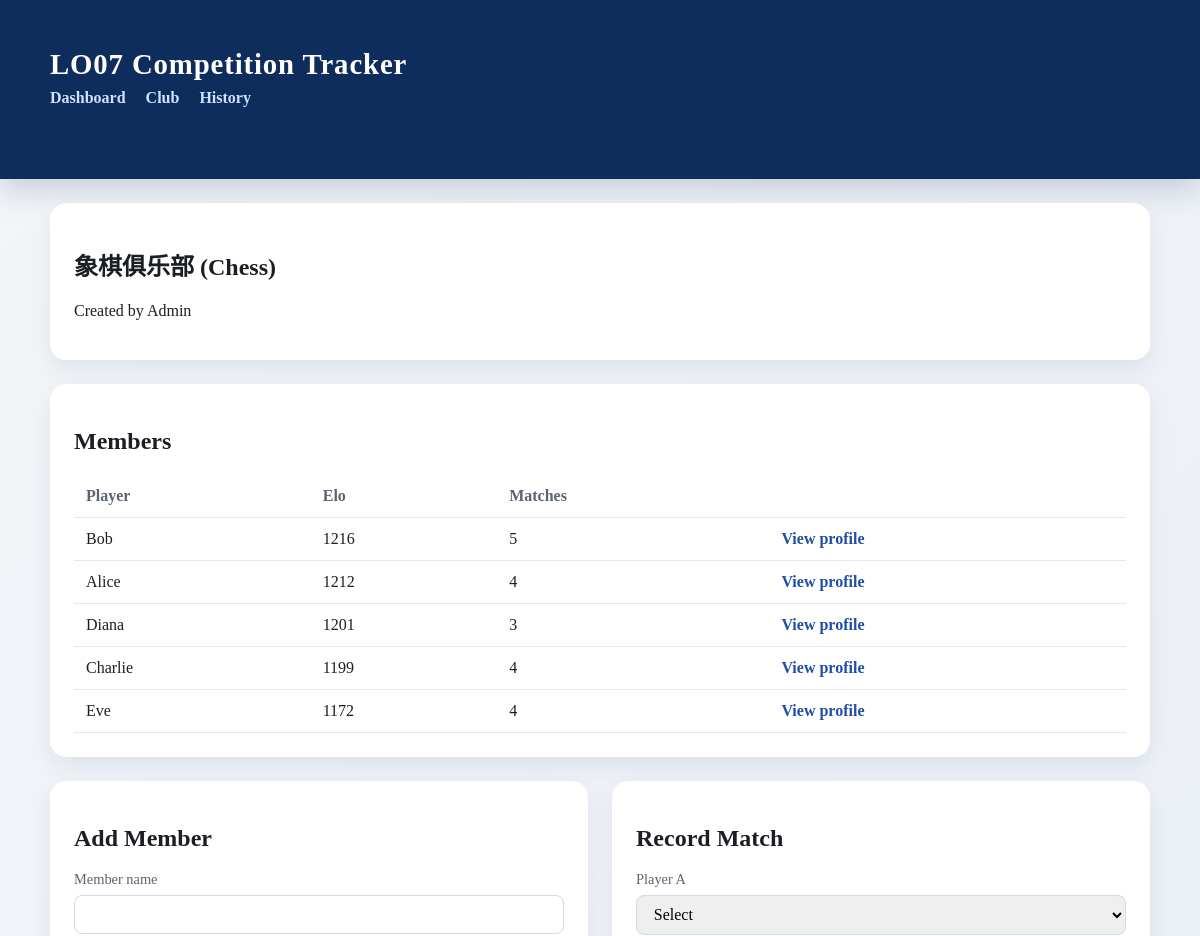
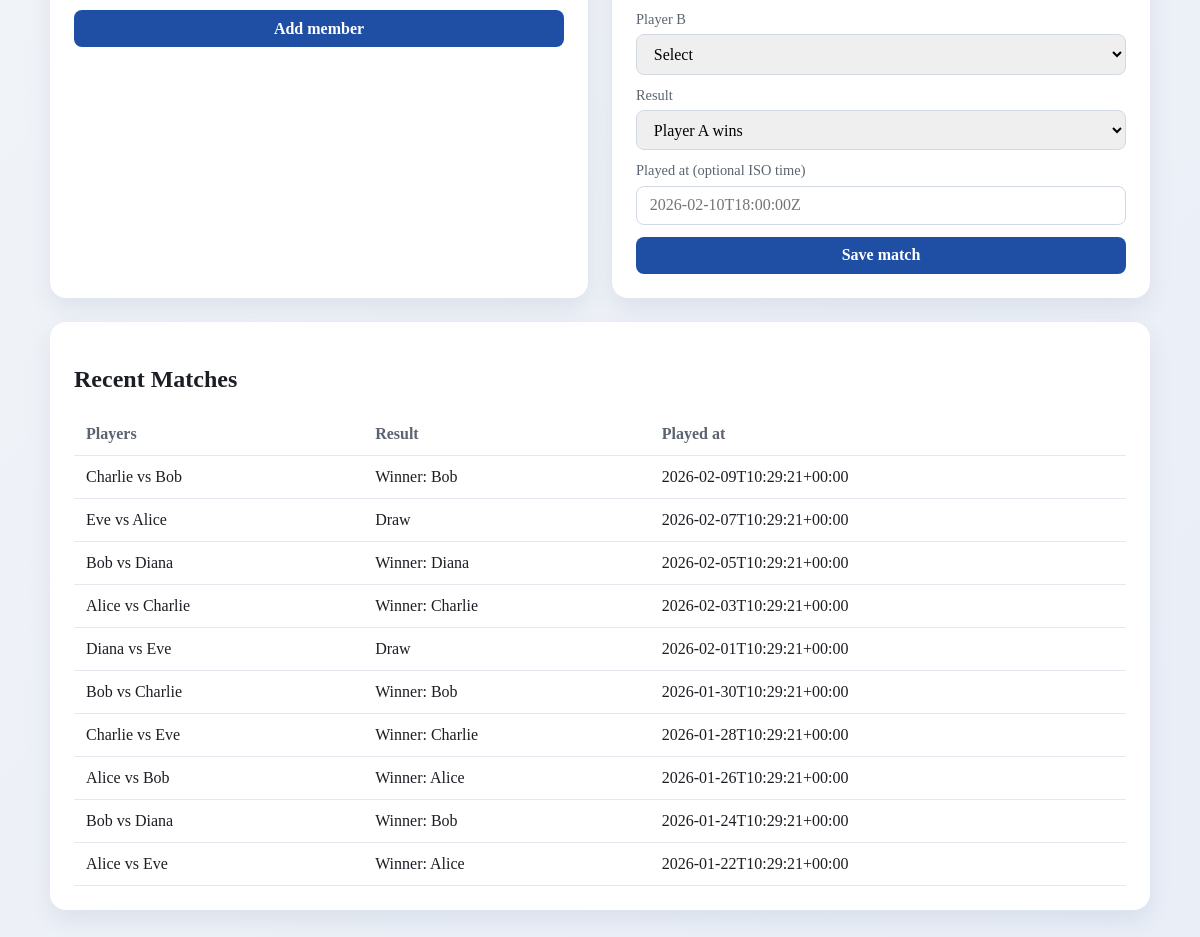
The app's page /club.php?club_id=1 with its own data (2 pictures, top to bottom).
### tables this page shows
CREATE TABLE clubs (
            id INTEGER PRIMARY KEY AUTOINCREMENT,
            name TEXT NOT NULL,
            sport TEXT NOT NULL,
            created_by INTEGER NOT NULL,
            created_at TEXT NOT NULL,
            FOREIGN KEY (created_by) REFERENCES users(id)
        );

CREATE TABLE users (
            id INTEGER PRIMARY KEY AUTOINCREMENT,
            username TEXT NOT NULL UNIQUE,
            created_at TEXT NOT NULL
        );

CREATE TABLE club_members (
            id INTEGER PRIMARY KEY AUTOINCREMENT,
            club_id INTEGER NOT NULL,
            user_id INTEGER NOT NULL,
            current_elo INTEGER NOT NULL,
            matches_played INTEGER NOT NULL DEFAULT 0,
            joined_at TEXT NOT NULL,
            UNIQUE (club_id, user_id),
            FOREIGN KEY (club_id) REFERENCES clubs(id) ON DELETE CASCADE,
            FOREIGN KEY (user_id) REFERENCES users(id) ON DELETE CASCADE
        );

CREATE TABLE matches (
            id INTEGER PRIMARY KEY AUTOINCREMENT,
            club_id INTEGER NOT NULL,
            player_a_id INTEGER NOT NULL,
            player_b_id INTEGER NOT NULL,
            winner_id INTEGER,
            is_draw INTEGER NOT NULL DEFAULT 0,
            played_at TEXT NOT NULL,
            FOREIGN KEY (club_id) REFERENCES clubs(id) ON DELETE CASCADE,
            FOREIGN KEY (player_a_id) REFERENCES users(id),
            FOREIGN KEY (player_b_id) REFERENCES users(id),
            FOREIGN KEY (winner_id) REFERENCES users(id)
        );

### public/club.php (called while the page is built, shortened)
<?php
require __DIR__ . '/../app/bootstrap.php';
$clubId = (int) ($_GET['club_id'] ?? 0);
$controller = new ClubController($repo, $eloService, $defaultElo);
$data = $controller->getClubData($clubId);
$club = $data['club'];
$members = $data['members'];
$matches = $data['matches'];
$navClubId = $clubId;
require __DIR__ . '/../app/views/club.php';
$content = ob_get_clean();
require __DIR__ . '/../app/views/layout.php';

### app/bootstrap.php (called while the page is built, shortened)
<?php
$config = require __DIR__ . '/config/config.php';
require __DIR__ . '/config/db.php';
require __DIR__ . '/models/Repository.php';
require __DIR__ . '/controllers/DashboardController.php';
require __DIR__ . '/controllers/ClubController.php';
$db = db_connect($config);
$repo = new Repository($db);
$eloService = new EloService($config['elo_k']);
$defaultElo = $config['default_elo'];

### app/controllers/ClubController.php (called while the page is built, shortened)
<?php
class ClubController
{
    private Repository $repo;
    public function __construct(Repository $repo, EloService $eloService, int $defaultElo)
    {
        $this->repo = $repo;
    }
    public function getClubData(int $clubId): array
    {
        return [
            'club' => $this->repo->getClub($clubId),
            'members' => $this->repo->listClubMembers($clubId),
            'matches' => $this->repo->listRecentMatchesByClub($clubId),
        ];
    }
}

### app/models/Repository.php (called while the page is built, shortened)
<?php
class Repository
{
    private PDO $db;
    public function __construct(PDO $db)
    {
        $this->db = $db;
    }
    public function getClub(int $clubId): ?array
    {
        $stmt = $this->db->prepare(
            'SELECT c.*, u.username AS creator_name
             FROM clubs c
             LEFT JOIN users u ON u.id = c.created_by
             WHERE c.id = :id'
        );
        $stmt->execute(['id' => $clubId]);
        $club = $stmt->fetch(PDO::FETCH_ASSOC);
        return $club ?: null;
    }
    public function listClubMembers(int $clubId): array
    {
        $stmt = $this->db->prepare(
            'SELECT u.id AS user_id, u.username, cm.current_elo, cm.matches_played
             FROM club_members cm
             JOIN users u ON u.id = cm.user_id
             WHERE cm.club_id = :club_id
             ORDER BY cm.current_elo DESC, u.username ASC'
        );
        $stmt->execute(['club_id' => $clubId]);
        return $stmt->fetchAll(PDO::FETCH_ASSOC);
    }
    public function listRecentMatchesByClub(int $clubId, int $limit = 10): array
    {
        $stmt = $this->db->prepare(
            'SELECT m.*, ua.username AS player_a_name, ub.username AS player_b_name,
                uw.username AS winner_name
             FROM matches m
             JOIN users ua ON ua.id = m.player_a_id
             JOIN users ub ON ub.id = m.player_b_id
             LEFT JOIN users uw ON uw.id = m.winner_id
             WHERE m.club_id = :club_id
             ORDER BY m.played_at DESC
             LIMIT :limit'
        );
        $stmt->bindValue('club_id', $clubId, PDO::PARAM_INT);
        $stmt->bindValue('limit', $limit, PDO::PARAM_INT);
        $stmt->execute();
        return $stmt->fetchAll(PDO::FETCH_ASSOC);
    }
}

### app/views/club.php (the view, shortened to what this page needs)
<section class="card">
    <h2><?php echo htmlspecialchars($club['name']); ?> (<?php echo htmlspecialchars($club['sport']); ?>)</h2>
    <p>Created by <?php echo htmlspecialchars($club['creator_name'] ?? ''); ?></p>
</section>
<section class="card">
    <h2>Members</h2>
    <?php if (empty($members)) : ?>
        <p>No members yet.</p>
    <?php else : ?>
        <div class="table-wrap">
            <table>
                <thead>
                <tr>
                    <th>Player</th>
                    <th>Elo</th>
                    <th>Matches</th>
                    <th></th>
                </tr>
                </thead>
                <tbody>
                <?php foreach ($members as $member) : ?>
                    <tr>
                        <td><?php echo htmlspecialchars($member['username']); ?></td>
                        <td><?php echo (int) $member['current_elo']; ?></td>
                        <td><?php echo (int) $member['matches_played']; ?></td>
                        <td>
                            <a class="link" href="member.php?club_id=<?php echo (int) $club['id']; ?>&user_id=<?php echo (int) $member['user_id']; ?>">
                                View profile
                            </a>
                        </td>
                    </tr>
                <?php endforeach; ?>
                </tbody>
            </table>
        </div>
    <?php endif; ?>
</section>
<section class="grid-2">
    <div class="card">
        <h2>Add Member</h2>
        <form method="post" class="form-grid">
            <label>
                Member name
                <input type="text" name="member_name" required>
            </label>
            <button type="submit">Add member</button>
        </form>
    </div>
    <div class="card">
        <h2>Record Match</h2>
        <form method="post" class="form-grid" data-confirm="Record match and update Elo?">
            <label>
                Player A
                <select name="player_a" required>
                    <option value="">Select</option>
                </select>
            </label>
            <label>
                Player B
                <select name="player_b" required>
                    <option value="">Select</option>
                </select>
            </label>
            <label>
                Result
                <select name="result" required>
                    <option value="A">Player A wins</option>
                </select>
            </label>
            <label>
                Played at (optional ISO time)
                <input type="text" name="played_at" placeholder="2026-02-10T18:00:00Z">
            </label>
            <button type="submit">Save match</button>
        </form>
    </div>
</section>
<section class="card">
    <h2>Recent Matches</h2>
    <?php if (empty($matches)) : ?>
        <p>No matches yet.</p>
    <?php else : ?>
        <div class="table-wrap">
            <table>
                <thead>
                <tr>
                    <th>Players</th>
                    <th>Result</th>
                    <th>Played at</th>
                </tr>
                </thead>
                <tbody>
                <?php foreach ($matches as $match) : ?>
                    <tr>
                        <td>
                            <?php echo htmlspecialchars($match['player_a_name']); ?>
                            vs
                            <?php echo htmlspecialchars($match['player_b_name']); ?>
                        </td>
                        <td>
                            <?php if ((int) $match['is_draw'] === 1) : ?>
                                Draw
                            <?php else : ?>
                                Winner: <?php echo htmlspecialchars($match['winner_name'] ?? ''); ?>
                            <?php endif; ?>
                        </td>
                        <td><?php echo htmlspecialchars($match['played_at']); ?></td>
                    </tr>
                <?php endforeach; ?>
                </tbody>
            </table>
        </div>
    <?php endif; ?>
</section>

### app/views/layout.php (shortened to what this page needs)
?><!doctype html>
<html lang="en">
<head>
    <link rel="stylesheet" href="assets/styles.css">
</head>
<body>
    <header class="site-header">
        <div class="container">
            <h1 class="site-title">LO07 Competition Tracker</h1>
            <nav class="site-nav">
                <a href="index.php">Dashboard</a>
                <?php if (! empty($navClubId)) : ?>
                    <a href="club.php?club_id=<?php echo (int) $navClubId; ?>">Club</a>
                    <a href="match_history.php?club_id=<?php echo (int) $navClubId; ?>">History</a>
                <?php endif; ?>
            </nav>
        </div>
    </header>
    <main class="container">
        <?php echo $content; ?>
    </main>
</body>
</html>

### public/assets/styles.css (style rules this page uses)
:root { --blue: #1f4ea5; --green: #1f8f5f; --red: #c13b2a; --bg: #f3f5f8; --card: #ffffff; --text: #1b1e23; --muted: #5b6470; }
* { box-sizing: border-box; }
body { margin: 0; font-family: "Georgia", "Times New Roman", serif; color: var(--text); background: linear-gradient(135deg, #f3f5f8 0%, #e9eef7 100%); }
.container { width: min(1100px, 92vw); margin: 0 auto; padding: 1.5rem 0 3rem; }
.site-header { background: #0f2d5c; color: #fff; padding: 1.5rem 0; box-shadow: 0 10px 30px rgba(15, 45, 92, 0.2); }
.site-title { margin: 0 0 0.5rem; font-size: 1.8rem; letter-spacing: 0.03em; }
.site-nav a { color: #cfe2ff; text-decoration: none; margin-right: 1rem; font-weight: 600; }
.card { background: var(--card); border-radius: 16px; padding: 1.5rem; margin-bottom: 1.5rem; box-shadow: 0 10px 24px rgba(15, 45, 92, 0.08); }
.grid-2 { display: grid; grid-template-columns: repeat(auto-fit, minmax(260px, 1fr)); gap: 1.5rem; }
.form-grid { display: grid; gap: 0.75rem; }
label { display: grid; gap: 0.4rem; font-size: 0.9rem; color: var(--muted); }
input, select, button { padding: 0.6rem 0.8rem; border-radius: 8px; border: 1px solid #d3d9e2; font-size: 1rem; font-family: inherit; }
button { background: var(--blue); color: white; border: none; cursor: pointer; font-weight: 600; transition: transform 0.15s ease, box-shadow 0.15s ease; }
.table-wrap { overflow-x: auto; }
table { width: 100%; border-collapse: collapse; }
th, td { text-align: left; padding: 0.75rem; border-bottom: 1px solid #e5e8ef; }
th { color: var(--muted); font-weight: 600; }
.link { color: var(--blue); font-weight: 600; text-decoration: none; }

### records on screen
clubs: name "象棋俱乐部", sport "Chess", created_by.username "Admin"
club_members: user.username "Bob", current_elo "1216", matches_played "5"
club_members: user.username "Alice", current_elo "1212", matches_played "4"
club_members: user.username "Diana", current_elo "1201", matches_played "3"
club_members: user.username "Charlie", current_elo "1199", matches_played "4"
club_members: user.username "Eve", current_elo "1172", matches_played "4"
matches: player_a_name "Charlie", player_b_name "Bob", winner_name "Bob", played_at "2026-02-09T10:29:21+00:00"
matches: player_a_name "Eve", player_b_name "Alice", is_draw "Draw", played_at "2026-02-07T10:29:21+00:00"
matches: player_a_name "Bob", player_b_name "Diana", winner_name "Diana", played_at "2026-02-05T10:29:21+00:00"
matches: player_a_name "Alice", player_b_name "Charlie", winner_name "Charlie", played_at "2026-02-03T10:29:21+00:00"
matches: player_a_name "Diana", player_b_name "Eve", is_draw "Draw", played_at "2026-02-01T10:29:21+00:00"
matches: player_a_name "Bob", player_b_name "Charlie", winner_name "Bob", played_at "2026-01-30T10:29:21+00:00"
matches: player_a_name "Charlie", player_b_name "Eve", winner_name "Charlie", played_at "2026-01-28T10:29:21+00:00"
matches: player_a_name "Alice", player_b_name "Bob", winner_name "Alice", played_at "2026-01-26T10:29:21+00:00"
matches: player_a_name "Bob", player_b_name "Diana", winner_name "Bob", played_at "2026-01-24T10:29:21+00:00"
matches: player_a_name "Alice", player_b_name "Eve", winner_name "Alice", played_at "2026-01-22T10:29:21+00:00"
